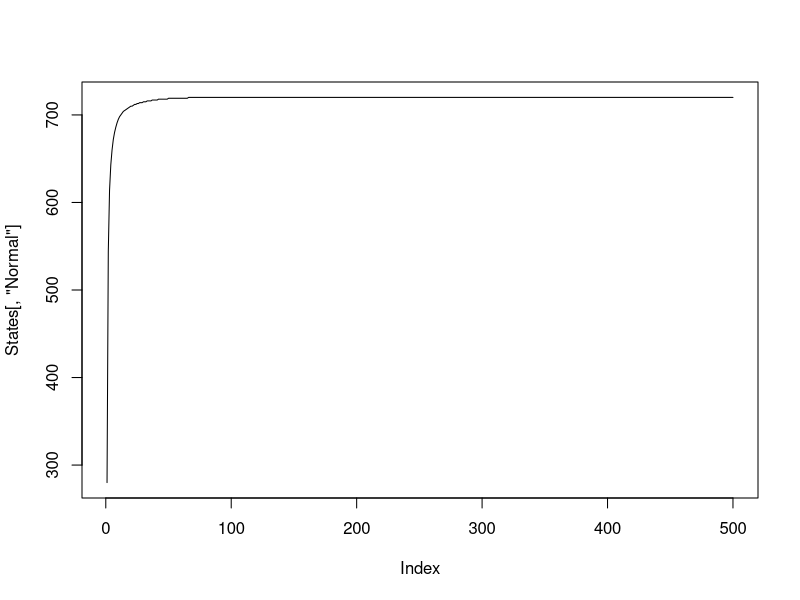
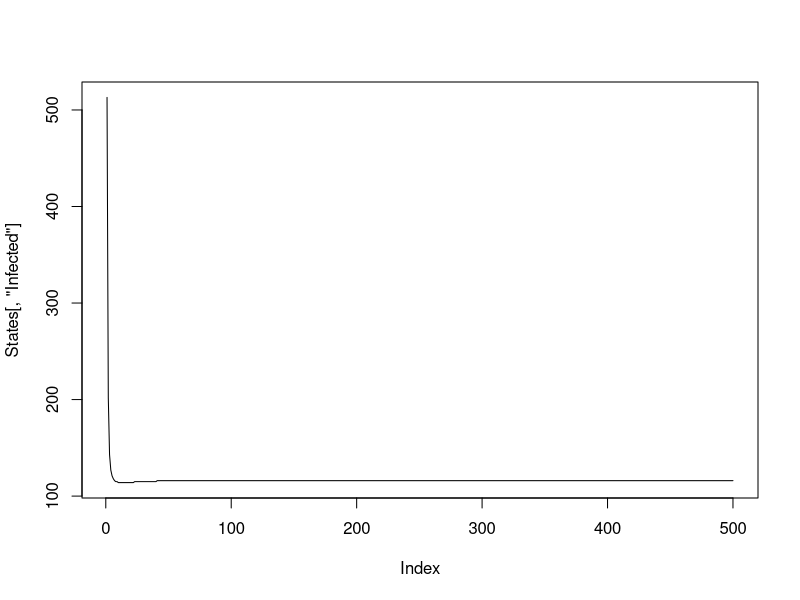
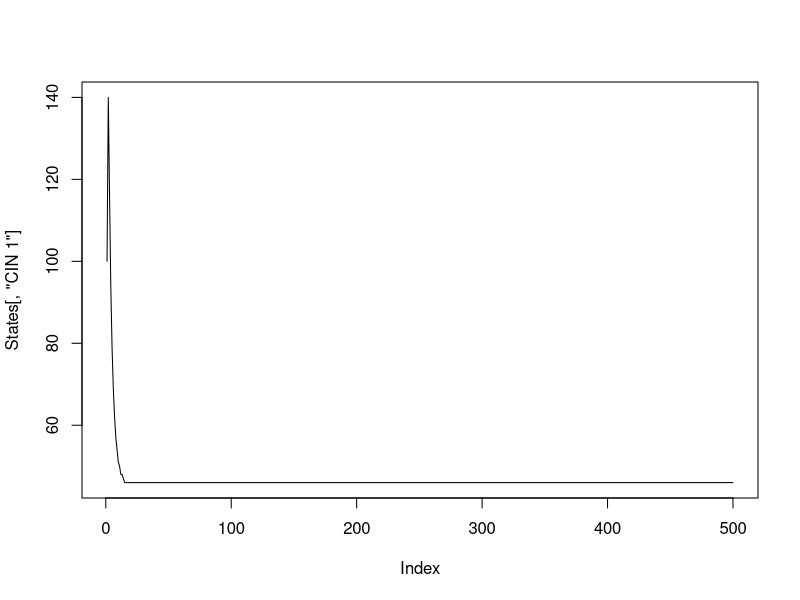
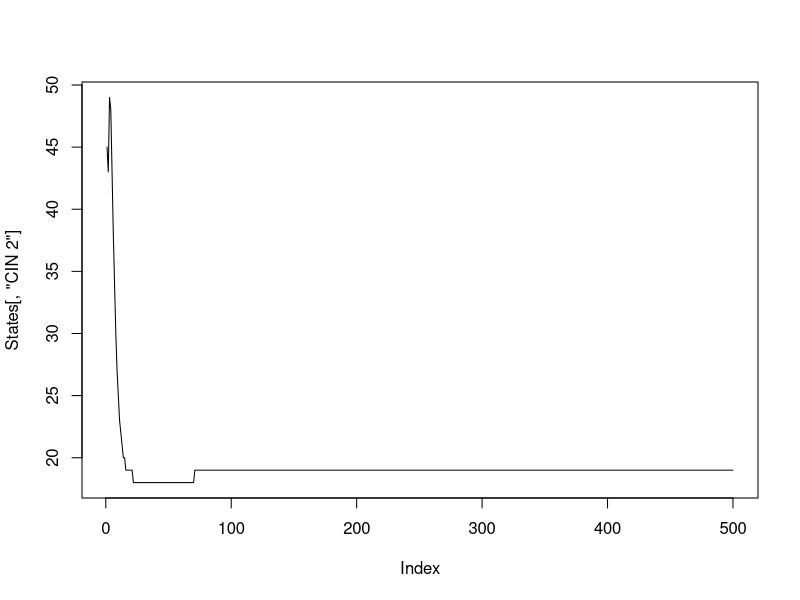
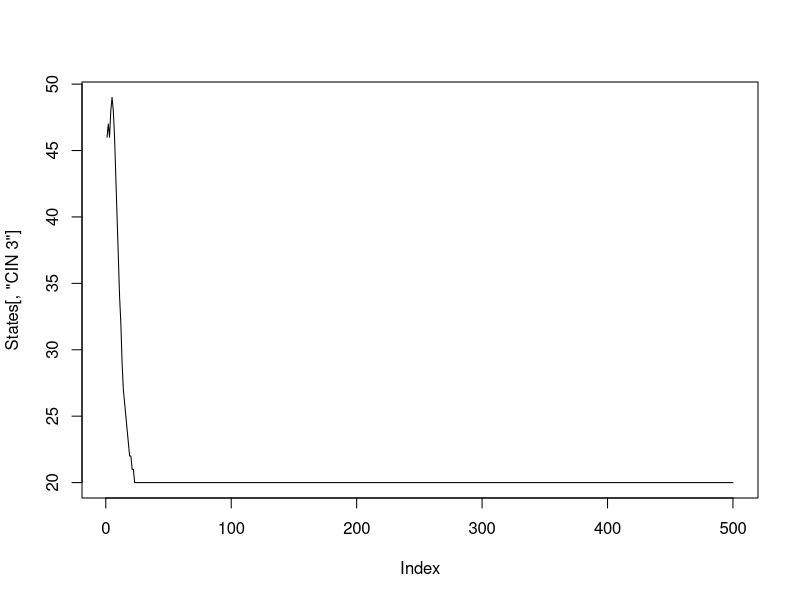
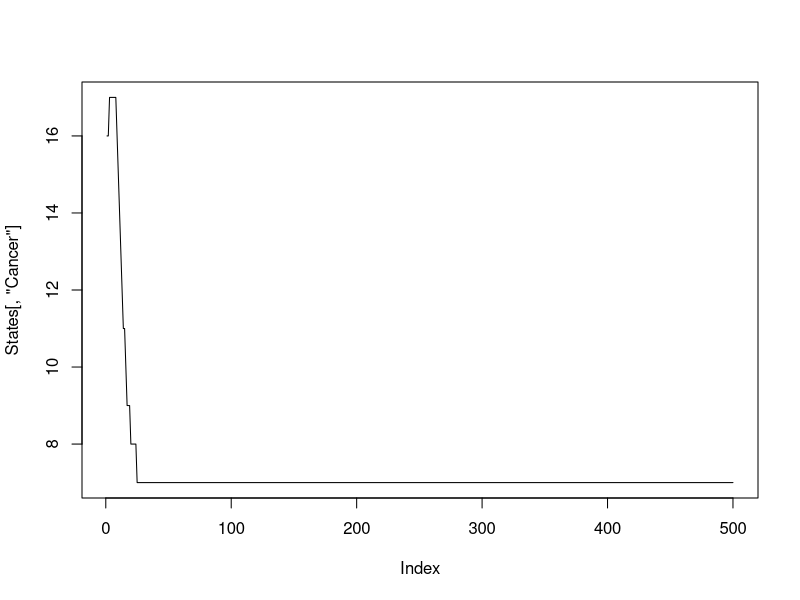
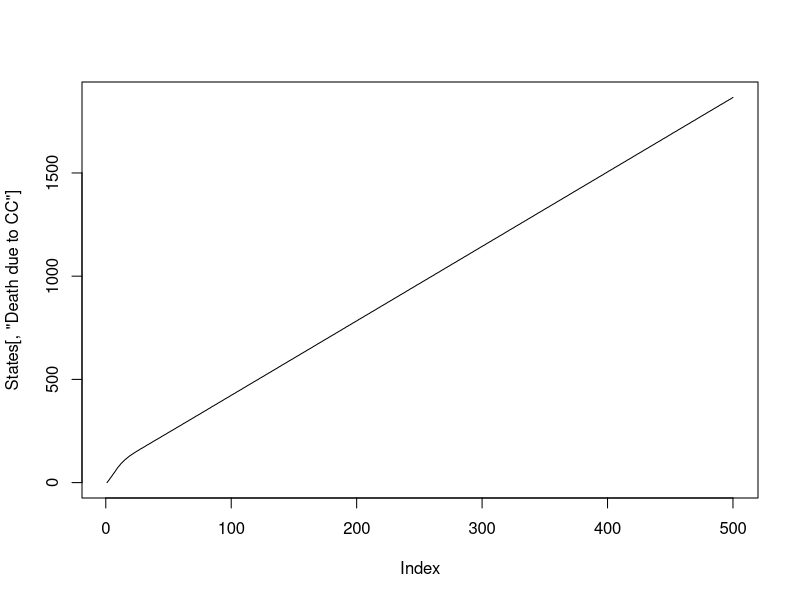
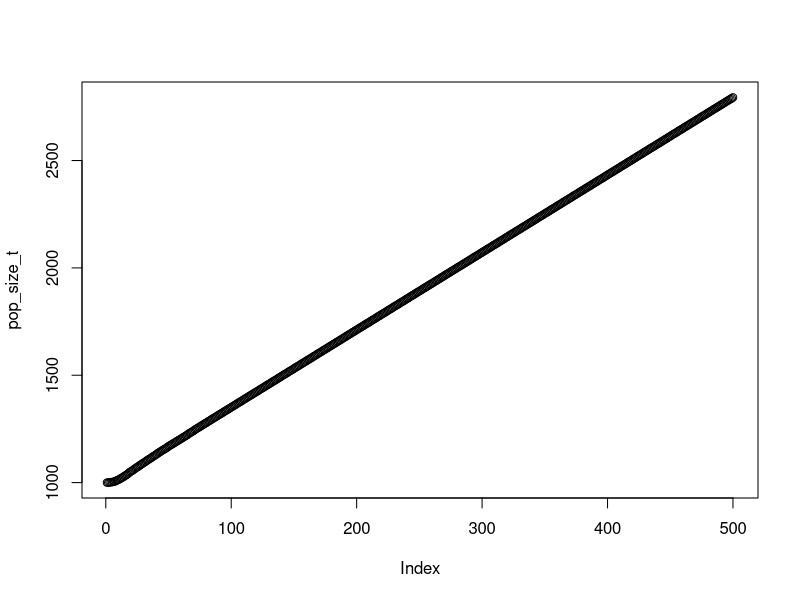

Recreate these plots in R, in order.
### MARKOV MODEL HPV DRAFT
## Gwen Oliver
## Nov 28, 2021

### This model is for the undetected compartments ONLY

# 500 years
t = 500

# 1000 people
Pop_size = 1000

# 7 states: normal, infected, CIN 1, CIN 2, CIN 3, cancer, cancer deaths
N.states = 7


# Rough estimate based on proportion of US pop that is female, 10-14
# https://www.statista.com/statistics/241488/population-of-the-us-by-sex-and-age/

p_1_2 <- 0.1 # normal > infected

p_2_1 <- 0.5 # infected > normal
# Numbers vary widely for this parameter
p_2_3 = 0.15 # infected > CIN 1

p_3_2 <- 0.2 # CIN1 > infected
# These estimates vary widely
p_3_4 <- 0.18  # CIN1 > CIN2

p_4_5 <- 0.3 # CIN2 > CIN3
p_4_3 <- 0.13   # CIN2 > CIN1

p_5_4 <- 0.03 # CIN3 > CIN2
# Only one estimate for this, only for HPV 16/18
p_5_6 <- 0.2 # CIN 3 > cancer
# Two estimates for this, 10-fold difference between them

p_6_7 <- 0.5 # Cancer > Cancer death
# Don't have an estimate for this yet, but I think available on SEER

# Age into cohort
p_age_in <- 1/20
# Age out of cohort
p_age_out <- p_age_in

# Stay in compartment 
p_1_1 = 1-p_age_out-p_1_2 # Stay normal
p_2_2 = 1-p_age_out-p_2_1-p_2_3 # Stay infected
p_3_3 = 1-p_age_out-p_3_2-p_3_4 # Stay CIN1
p_4_4 = 1-p_age_out-p_4_5-p_4_3 # Stay CIN2
p_5_5 = 1-p_age_out-p_5_4-p_5_6 # Stay CIN3
p_6_6 = 1-p_age_out-p_6_7 # Stay cancer


# Starting number in each state

# Create years label
prefix = "Year"
suffix = seq(1:t)
years = paste(prefix, suffix, sep=" ")


# Create empty array
mat1 = matrix(NA, t, N.states, dimnames=list(years, c("Normal","Infected","CIN 1","CIN 2","CIN 3","Cancer","Death due to CC")))

# Assign starting prevalence of each state
prev1 = 0.29
prev2 = 0.5
prev3 = 0.1
prev4 = 0.05
prev5 = 0.05
prev6 = 0.01
prev7 = 0

# Assign starting states
set.seed(123)
mat1[1,] <- rmultinom(1, Pop_size, prob=c(prev1,prev2,prev3,prev4,prev5,prev6,prev7)) 

# Run model
for(i in 2:t){
  # Normal
  mat1[i,1] <- (mat1[(i-1),1]) + #previous N people in normal
    Pop_size*p_age_in +      #aging in #0.05
    (mat1[(i-1),2])*p_2_1 -      #regress from inf #0.2
    (mat1[(i-1),1])*p_1_2 -      #progress to inf #0.25
    (mat1[(i-1),1])*p_age_out        #age out #0.1
  # Infected   
  mat1[i,2] <- (mat1[(i-1),2]) + #previous N people in infected
    (mat1[(i-1),1])*p_1_2 +      #progress from normal #0.15
    (mat1[(i-1),3])*p_3_2 -      #regress from CIN1 #0.2
    (mat1[(i-1),2])*p_2_1 -      #regress to normal #0.2
    (mat1[(i-1),2])*p_2_3 -      #progress to CIN1 #0.1
    (mat1[(i-1),2])*p_age_out        #age out #0.05
  # CIN1
  mat1[i,3] <- (mat1[(i-1),3]) + #previous N people in CIN1
    (mat1[(i-1),2])*p_2_3 +      #progress from infected #0.1
    (mat1[(i-1),4])*p_4_3 -      #regress from CIN2 #0.13
    (mat1[(i-1),3])*p_3_2 -      #regress to infected #0.2
    (mat1[(i-1),3])*p_3_4 -      #progress to CIN2 #0.1
    (mat1[(i-1),3])*p_age_out        #age out #1/21
  # CIN2
  mat1[i,4] <- (mat1[(i-1),4]) + #previous N people in CIN2
    (mat1[(i-1),3])*p_3_4 +      #progress from CIN1
    (mat1[(i-1),5])*p_5_4 -      #regress from CIN3
    (mat1[(i-1),4])*p_4_3 -      #regress to CIN1
    (mat1[(i-1),4])*p_4_5 -      #progress to CIN3
    (mat1[(i-1),4])*p_age_out        #age out
  # CIN3
  mat1[i,5] <- (mat1[(i-1),5]) + #previous N people in CIN3
    (mat1[(i-1),4])*p_4_5 -      #progress from CIN2
    (mat1[(i-1),5])*p_5_4 -      #regress to CIN2
    (mat1[(i-1),5])*p_5_6 -      #progress to cancer
    (mat1[(i-1),5])*p_age_out        #age out
  # Cancer
  mat1[i,6] <- (mat1[(i-1),6]) + #previous N people in cancer
    (mat1[(i-1),5])*p_5_6 -      #progress from CIN3
    (mat1[(i-1),6])*p_6_7 -      #die
    (mat1[(i-1),6])*p_age_out        #age out
  # Cumulative Cancer deaths
  mat1[i,7] <- (mat1[(i-1),7]) + 
    (mat1[(i-1),6])*p_6_7        #progress from cancer
  
}

mat1 <- round(mat1,0)


#Check Progression over time

States <- apply(mat1, c(1,2), sum)

plot(States[,'Normal'], type='l')

plot(States[,'Infected'], type='l')

plot(States[,'CIN 1'], type='l')

plot(States[,'CIN 2'], type='l')

plot(States[,'CIN 3'], type='l')

plot(States[,'Cancer'], type='l')

plot(States[,'Death due to CC'], type='l')

pop_size_t <- apply(States,1, sum)

plot(pop_size_t)
